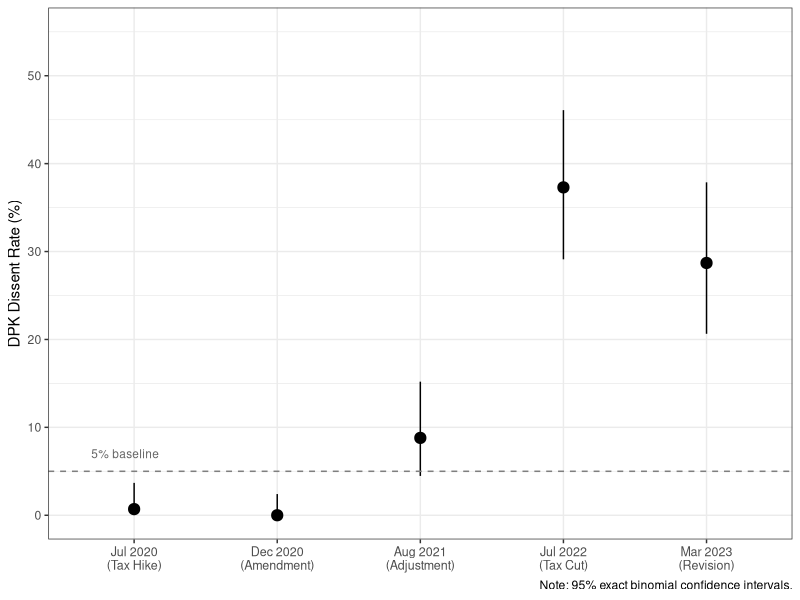
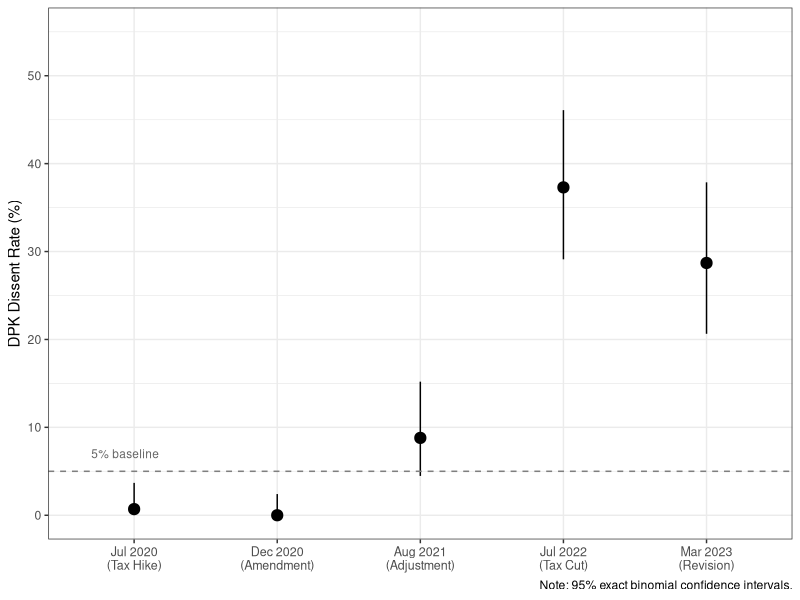

Recreate these plots in R, in order.
# Auto-generated figure for article
# Reads KNA data from Sys.getenv("KBL_DATA").
# Figure 1: DPK Dissent Trajectory on Property-Tax Votes
library(ggplot2)

votes <- data.frame(
  vote_num = 1:5,
  label = c("Jul 2020\n(Tax Hike)", "Dec 2020\n(Amendment)",
            "Aug 2021\n(Adjustment)", "Jul 2022\n(Tax Cut)",
            "Mar 2023\n(Revision)"),
  dissent_pct = c(0.7, 0.0, 8.8, 37.3, 28.7),
  n_present = c(149, 151, 125, 134, 115)
)

votes$n_dissent <- round(votes$dissent_pct / 100 * votes$n_present)
votes$ci_low <- mapply(function(x, n) {
  if (x == 0) return(0)
  binom.test(x, n)$conf.int[1] * 100
}, votes$n_dissent, votes$n_present)
votes$ci_high <- mapply(function(x, n) {
  binom.test(x, n)$conf.int[2] * 100
}, votes$n_dissent, votes$n_present)

votes$label <- factor(votes$label, levels = votes$label)

ggplot(votes, aes(x = label, y = dissent_pct)) +
  geom_pointrange(aes(ymin = ci_low, ymax = ci_high), size = 0.7) +
  geom_hline(yintercept = 5, linetype = "dashed", color = "gray50") +
  annotate("text", x = 0.7, y = 7, label = "5% baseline",
           size = 3, color = "gray40", hjust = 0) +
  labs(x = NULL, y = "DPK Dissent Rate (%)",
       caption = "Note: 95% exact binomial confidence intervals.") +
  scale_y_continuous(limits = c(0, 55), breaks = seq(0, 50, 10)) +
  theme_bw(base_size = 11) +
  theme(axis.text.x = element_text(size = 9))

ggsave("articles/figures/fig_1.pdf", width = 7, height = 4.5)
